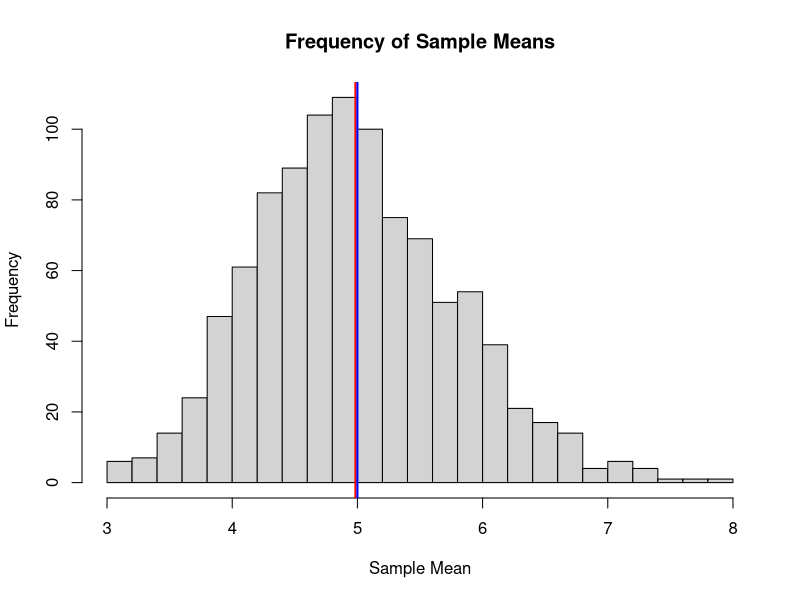

Write the R code that produced this figure.
## ---- chunk 1
# Set the simulation seed value so that the data is reproducible
set.seed(200)

# Setup the variables that we need
simulation.random_uniform <- 40
simulation.rate <- 0.2
simulation.count <- 1000
## ---- chunk 2
# Generate the sample data
simulation.data <- matrix(
    rexp(
        simulation.random_uniform * simulation.count,
        simulation.rate
    ),
    simulation.count
)
## ---- chunk 3
# Mean = 1 / lambda
theoretical.mean <- 1 / simulation.rate

# Calculate the mean of each row
row.mean <- apply(
    simulation.data, 
    1, 
    mean
)

# Calculate the actual mean
actual.mean <- mean(row.mean)
## ---- chunk 4
# Variance = ((1 / lambda) ^ 2) / n
theoretical.variance <- ( (1 / simulation.rate) ^ 2) / simulation.random_uniform

# Calculate the actual variance
actual.variance <- var(row.mean)
## ---- chunk 5
# Draw a histogram with the data points that we collected
hist(
    row.mean,
    xlab = 'Sample Mean',
    main='Frequency of Sample Means',
    breaks = 20
)

# Add in a vertical line at the actual mean
abline(
    v = actual.mean,
    col = 'red',
    lwd = 2
)

# Add in a vertical line at the theoretical mean
abline(
    v = theoretical.mean,
    col = 'blue',
    lwd = 2
)
